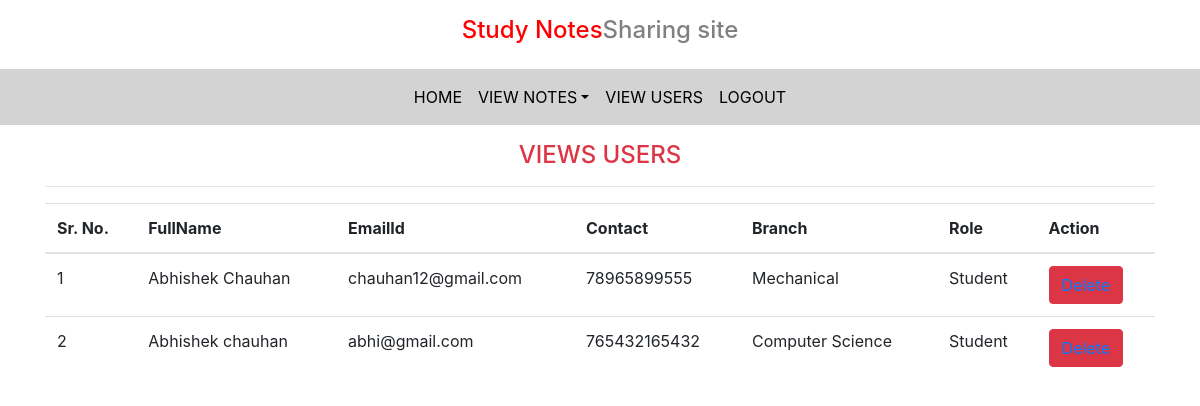
/view_user (signed in), run on the app's committed database.
### notes/models.py (models this page shows, shortened)
class Signup(models.Model):
    user=models.ForeignKey(User, on_delete=models.CASCADE)
    contact=models.CharField(max_length=10,null=True)
    branch=models.CharField(max_length=30)
    role=models.CharField(max_length=15)

### notes/views.py (the view)
# urls.py: path("view_user",views.viewuser,name="view_user"),
def viewuser(request):
    if not request.user.is_authenticated:
        return redirect('admin')
    users=Signup.objects.all()
    d={'users':users}
    return render(request,'view_user.html',d)

### notes/templates/view_user.html (shortened to what this page needs)
 {% extends "admin_nav.html" %}
 {% load static %}
 {% block body %}
 <link rel="stylesheet" href="https://cdnjs.cloudflare.com/ajax/libs/twitter-bootstrap/4.5.2/css/bootstrap.css">
 <link rel="stylesheet" href="https://cdn.datatables.net/2.3.5/css/dataTables.bootstrap4.css">
  <div class="container mt-3">
<h4 class="text-center text-danger">VIEWS USERS</h4>
<hr>
<table class="table table=bordered" id="example">
<thead>
    <tr>
        <th>Sr. No.</th>
        <th>FullName</th>
        <th>EmailId</th>
        <th>Contact</th>
        <th>Branch</th>
        <th>Role</th>
        <th>Action</th>
    </tr>
    {% for i in users %}
    <tr>
        <td>{{forloop.counter}}</td>
        <td>{{i.user.first_name}} {{i.user.last_name}}</td>
        <td>{{i.user.username}}</td>
        <td>{{i.contact}}</td>
        <td>{{i.branch}}</td>
        <td>{{i.role}}</td>
        <td><button class="btn btn-danger"><a href="{% url 'delete_user' i.id %}" onclick="return confirm('Are you sure ?')">Delete</a></button></td>
    </tr>
    {% endfor  %}
</thead>
</table>
</div>
 {% endblock body %}

### data on the page
Signup: user.first_name "Abhishek", user.last_name "Chauhan", user.username "chauhan12@gmail.com", contact "78965899555", branch "Mechanical", role "Student"
Signup: user.first_name "Abhishek", user.last_name "chauhan", user.username "abhi@gmail.com", contact "765432165432", branch "Computer Science", role "Student"
